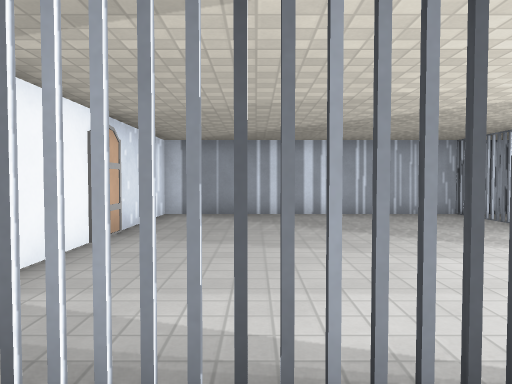
View 1 (above)

18 first-person views from a walk through a Godot game level. The camera is 1.2 m above the floor, tilts 2° down and sees 70° across. The floor is counted in squares, 1.26 m on a side. Each view is taken from the middle of a square. On the plan, view 1 faces up. The plan holds only what a view shows up to about 13 squares ahead; the rest is blank. Door leaves are left out where a doorway can be walked through. Surface patterns are stand-ins for the level's own textures.

View 2
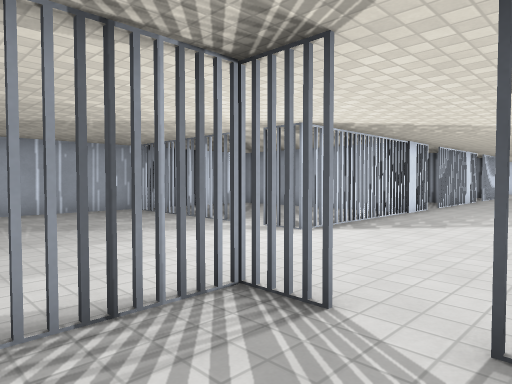

View 3
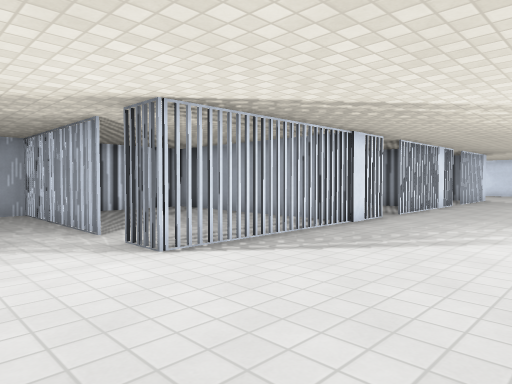

View 4
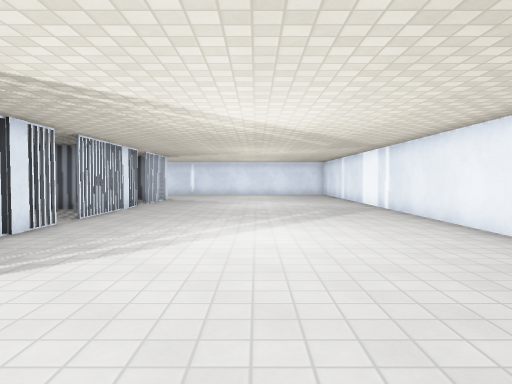

View 5
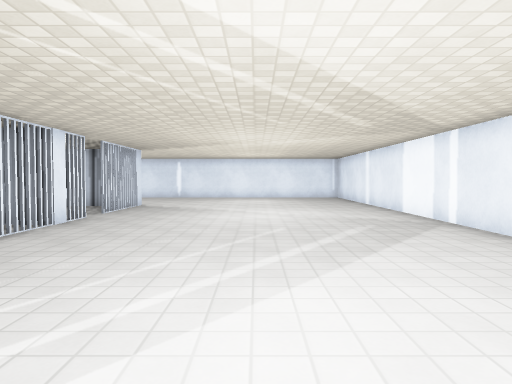

View 6
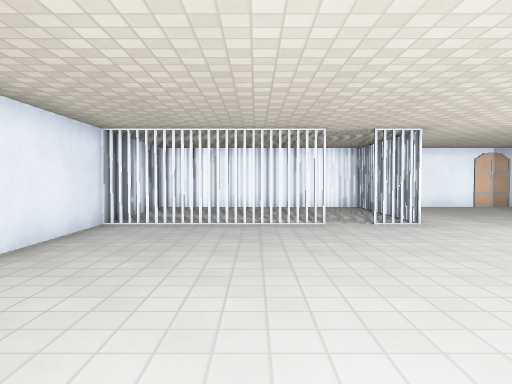

View 7
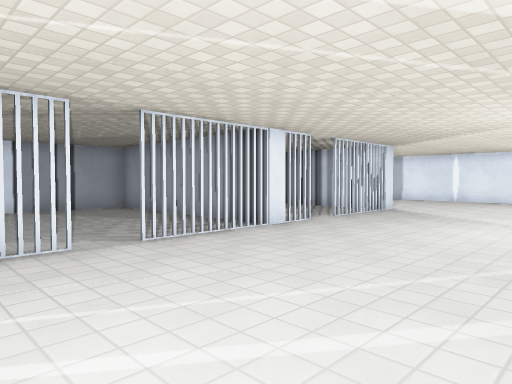

View 8
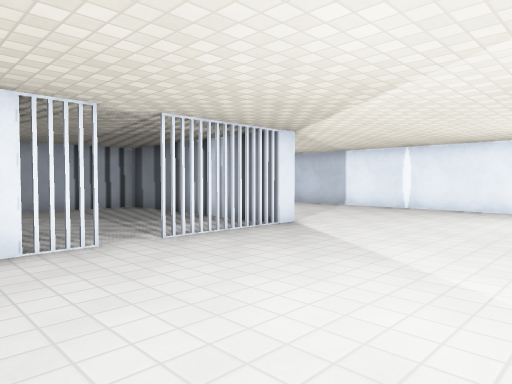

View 9
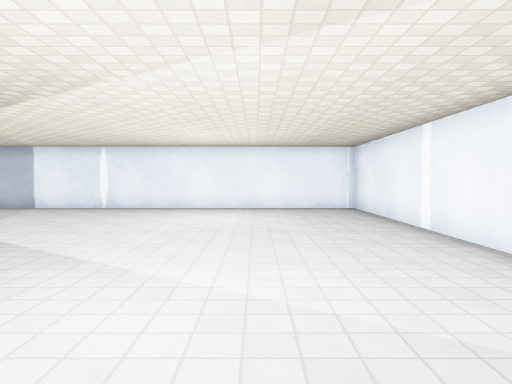

View 10
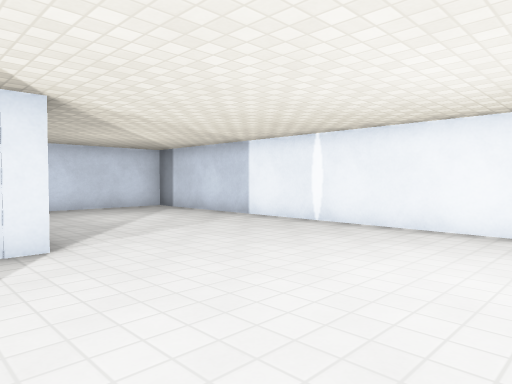

View 11
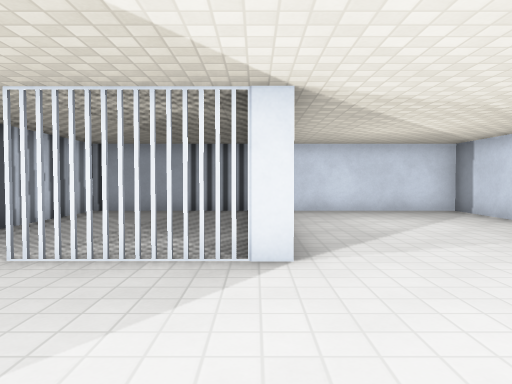

View 12
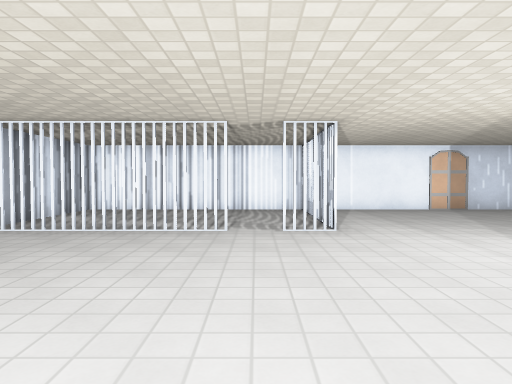

View 13
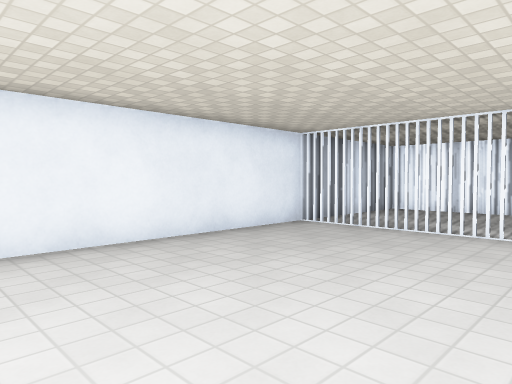

View 14
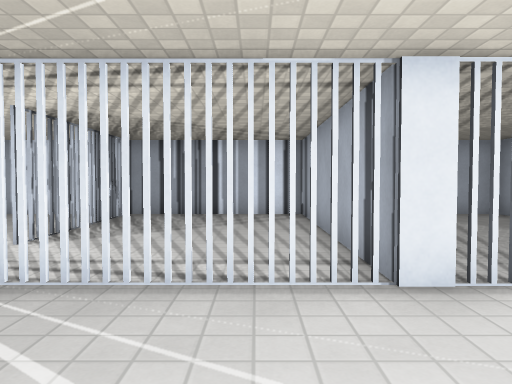

View 15
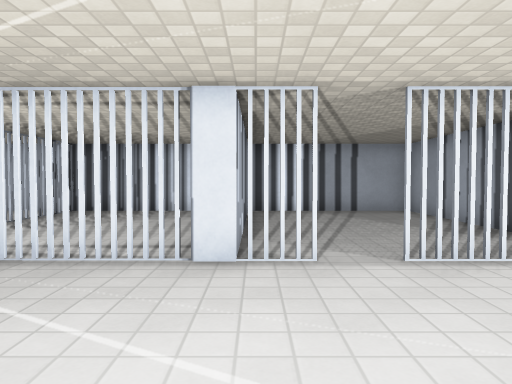

View 16
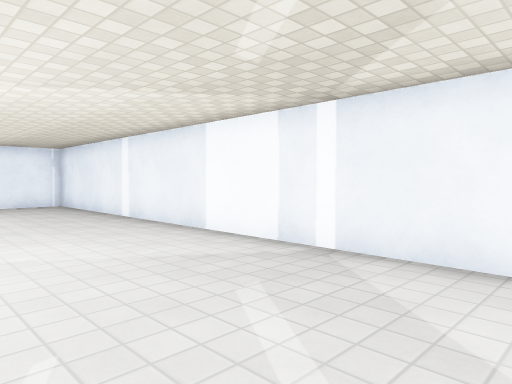

View 17
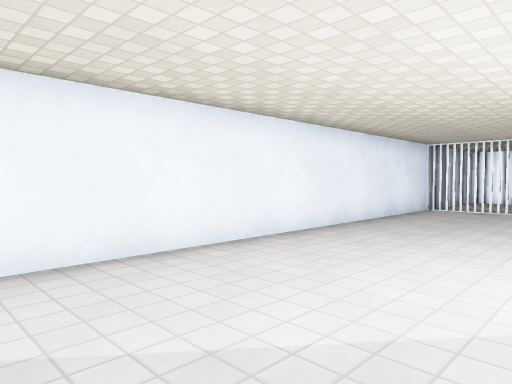

View 18
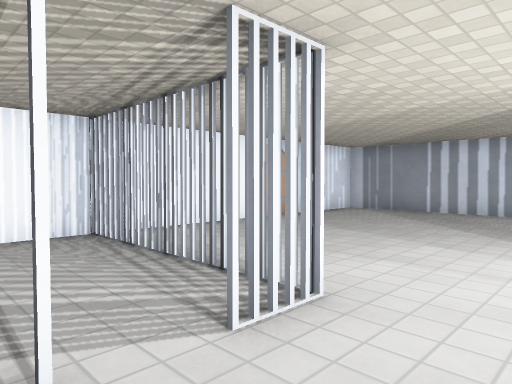

### Floor plan
Key: @ floor where view 1 was taken; # wall or solid block; x gap in a wall; . floor; D door; T thing the floor can be seen under or through.
Columns run from 3 left of view 1 to 27 right of it. Each row starts with its distance up from view 1.
 10 ####################    #######
  9 #.......x.....#....#    #.....#
  8 #.......#.....#....#    #.....#
  7 #.......#.....#....#    #.....#
  6 DD......#.....#....#    #.....#
  5 #.......DD....#....#    #.....#
  4 #.......#.....#....#    #.....#
  3 #........TTxxx#DTTT#DD###.....#
  2 #.............................#
  1 ###xx#........................#
  0 #..@.D........................#
 -1 #....#........................#
 -2 #....x........................#
 -3 #....T........................#
 -4 #....T........................#
 -5 #....#........................#
 -6 ###############################

Positions as (right, up) in squares from view 1, and headings:
1: (0, 0), facing up
2: (0, -1), facing up-right
3: (3, -1), facing up-right
4: (4, -1), facing right
5: (8, -1), facing right
6: (10, -2), facing left
7: (10, -2), facing up-right
8: (15, -2), facing up-right
9: (15, -2), facing right
10: (20, -2), facing up-right
11: (21, -1), facing up
12: (9, 0), facing left
13: (9, 0), facing down-left
14: (9, 0), facing up
15: (11, -1), facing up
16: (13, -1), facing down-right
17: (14, -1), facing down-left
18: (4, -1), facing up-left
